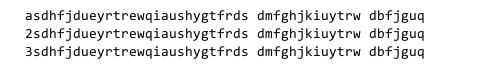

Reproduce this figure in Python.
#coding=utf8
from PIL import Image, ImageDraw, ImageFont

'''
多行文本转为图片
'''


# text = u"""这是一段测试文本,test 123, 阿斯顿sdsfsdsd
# 速度快解放可视对讲，佛山东副书记sdfsf啊啊啊啊啊
# wwwwwww wwwwwww山东 师范。"""

#每行50个字母
text = u"""asdhfjdueyrtrewqiaushygtfrds dmfghjkiuytrw dbfjguq
2sdhfjdueyrtrewqiaushygtfrds dmfghjkiuytrw dbfjguq
3sdhfjdueyrtrewqiaushygtfrds dmfghjkiuytrw dbfjguq"""

font = ImageFont.truetype("/System/Library/Fonts/YaHei.Consolas.1.12.ttf", 14)

textl = text.split('\n')
lw = font.getsize(textl[0])[0]
lh = font.getsize(textl[0])[1]
print '行宽度：', lw   #400
print '行高度：', lh   #18

im = Image.new("RGB", (500, 80), (255, 255, 255))  #Image设置的宽度为500  高度为80  确保能放下文本
dr = ImageDraw.Draw(im)    #Draw

x, y = 25, 5  #起点
for line in textl:
    dr.text((x, y), line, font=font, fill="#000000")  #绘画中填充文本
    y += lh

im.show()
im.save("test13.jpg")
